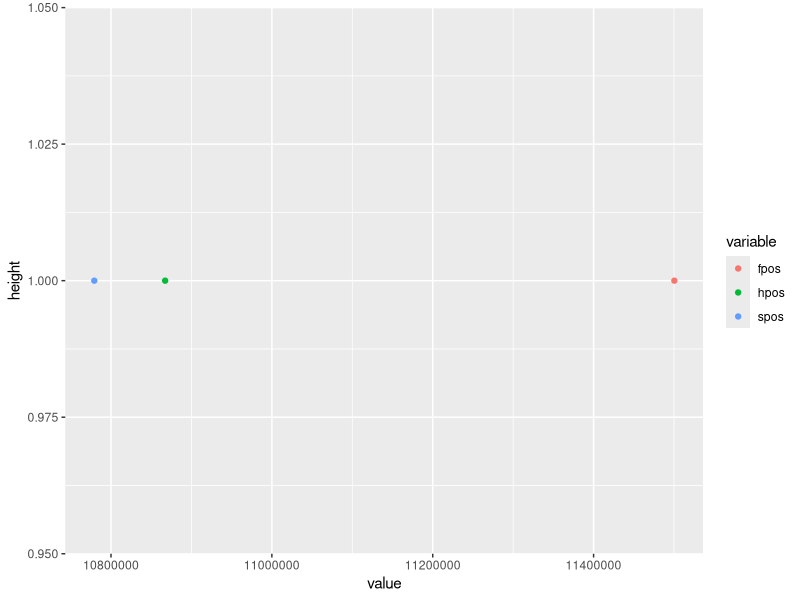

This chart was generated by the following R code:
#!/usr/bin/env Rscript

library('ggplot2')
library('data.table')

qtl_info=fread('GridLMM/effect_sizes/all_qtl_info.txt',data.table=F)
qtl=fread('GridLMM/Biogemma_QTL.csv',data.table=F)

name="female_flowering_d6_NERAC_2016_WD_qDTS3_1"

a=qtl[qtl$pheno_env_id==name,]
b=qtl_info[qtl_info$pheno_env_id==name,]

data=data.frame(variable=c('spos','fpos','hpos'),value=c(unique(b$spos),unique(b$fpos),unique(b$hpos)),height=c(1,1,1),stringsAsFactors=F)

png(sprintf('GridLMM/effect_sizes/%s_method_peak_positions.png',name),width=800,height=800)
print(ggplot(data,aes(x=value,y=height,color=variable)) + geom_point())
dev.off()
